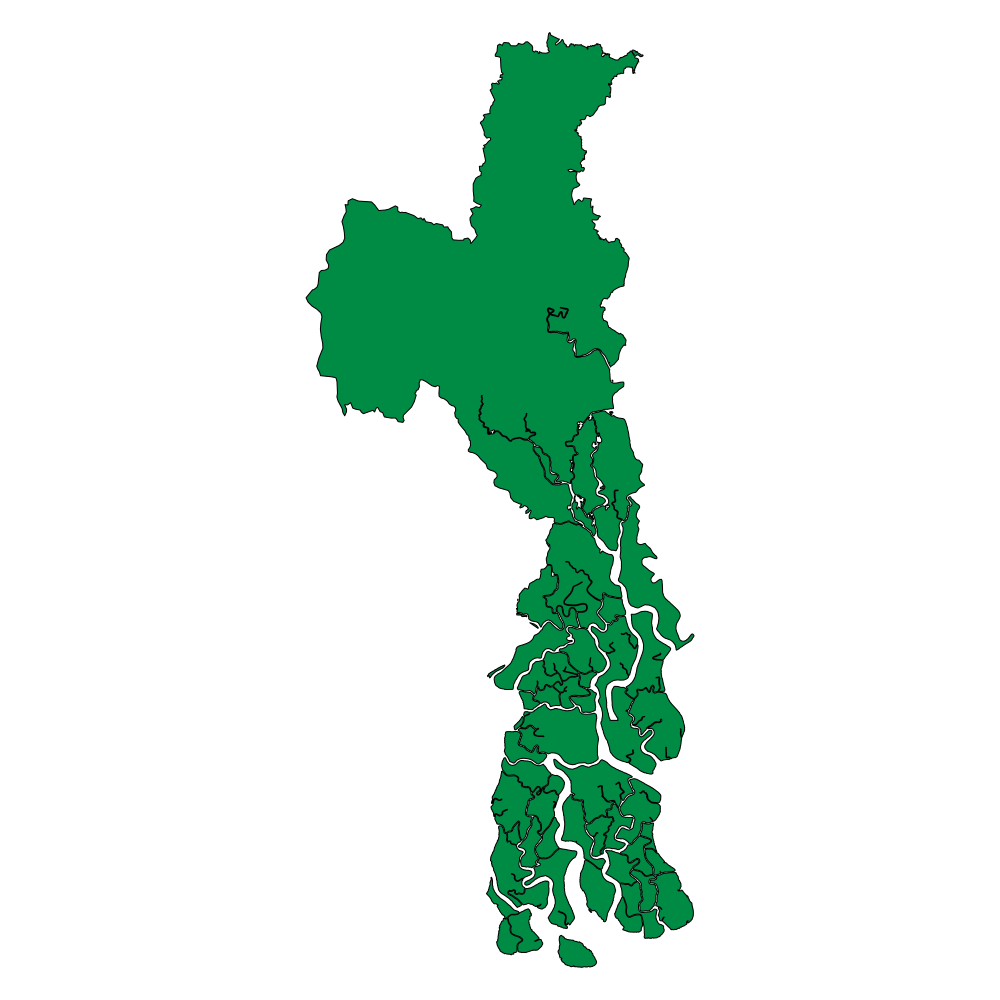

Write the R code that produced this figure.
##############################################
#
# Author Nick Lichtsinn
#Lab 7: maps
#
#################################################

my.dir <- "C:/Users/nickl/Documents/Syracuse/IST 719 - Information Visualization/Week 7/"
df <- read.csv(file = paste0(my.dir, "MapLectureData.csv"), header = TRUE, stringsAsFactors = FALSE)

plot(df$x, df$y)
polygon(df$x, df$y, col = "firebrick1", border = NA)

#install.packages("maps")
library(maps)
#install.packages("mapproj")
library(mapproj)

map(database = "world")
map(database = "world", regions = 'India')
map(database = "world", regions = 'China')
map(database = "world", regions = c('India', "Pakistan"), fill = TRUE, col = c("orange", "brown"))
map(database = "world", regions = 'Finland')

m <- map("state")

map("state", fill = TRUE, col = c("orange", "red", "yellow"))
map("county", region = "New York", fill = T, col = terrain.colors(20))

#install.packages("devtools") # I guess you also need this
#devtools::install_github("ropensci/rnaturalearthhires")
library("rnaturalearth")


india <- ne_states(country = "India")

map(india)
india

attributes(india)
names(india)

india$name
map(india, namefield = "name", regions = c("Gujarat", "Rajasthan", "Madhya", "Pradesh")
    , fill = TRUE
    , col = c("orangered", "white", "springgreen4"))

#install.packages("raster")
library(raster)
# two dots say look into this package and get this information using this function
# use ISO standard 3 letter country code
india <- raster::getData("GADM", country = "IND", level = 1)
map(india)

map(india, namefield = "NAME_1", region = "Gujarat")

# grabbing level 2 data
india <- raster::getData("GADM", country = "IND", level = 2)
map(india)

map(india, namefield = "NAME_2", region = "North 24 Parganas", fill = TRUE, col = "springgreen4")

#####################################################################
# Chloropleth map problem
#####################################################################

my.dir <- "C:/Users/nickl/Documents/Syracuse/IST 719 - Information Visualization/Week 7/"
fname <- paste0(my.dir, "shootings.Rda")
load(fname)

# which state has the most mass shooting victims in the us?
View(shootings)
shootings$Total.Number.of.Victims

# have to clean the data to aggregate
sort(shootings$State)
tmp.vec <- gsub("^\\s+|\\s+$", "", shootings$State) 
# carat says to make a match at start of string
# \\s says look for white space
# + says match one or more of these spaces
# | says and or
# \\s+$ says ignore space in the middle and look at the end
sort(tmp.vec)

shootings$State <- tmp.vec
agg.dat <- aggregate(shootings$Total.Number.of.Victims, list(shootings$State), sum) 

colnames(agg.dat) <- c("state", "victims")

# dont go over 255 bc there is only 255 shades
num.cols <- 10
my.color.vec <- rev(heat.colors(num.cols))

pie(rep(1, num.cols), col = my.color.vec)

library(plotrix)
agg.dat$index <- round(rescale(x = agg.dat$victims, c(1, num.cols)))

agg.dat$color <- my.color.vec[agg.dat$index]

m <- map("state")
m$names
state.order <- match.map(database = "state", regions = agg.dat$state
                         , exact = FALSE, warn = TRUE)
# look to see if washingtons matched up
cbind(m$names, agg.dat$state[state.order])

map("state", col = agg.dat$color[state.order], fill = TRUE
    , resolution = 0, lty = 1, projection = "polyconic", border = "tan")

#####################################################################
# points and geocoding
#####################################################################


my.dir <- "C:/Users/nickl/Documents/Syracuse/IST 719 - Information Visualization/Week 7/"
libs <- read.csv(file = paste0(my.dir, "NewYorkLibraries.csv"), header = TRUE, quote = "\"", stringsAsFactors = FALSE)

map("world")
points(0,0,col = "red", cex = 3, pch = 8)
abline(h = 43, col = "blue", lty = 3) # lat
abline(v = -76, col = "blue", lty = 3) # long

# what are top cities in us in terms of population?

us.cities
map("state")
my.cols <- rep(rgb(1,.6, .2, .7), length(us.cities$name))
my.cols[us.cities$capital > 0] <- rgb(.2, .6, 1, .9)
points(us.cities$long, us.cities$lat, col = my.cols, pch = 16, cex = rescale(us.cities$pop, c(.5, 7)))

#install.packages("ggmap")
library(ggmap)

#install.packages("tmaptools")
library(tmaptools)
geocode_OSM('Syracuse, NY'
            ,return.first.only=T
            ,server = "http://nominatim.openstreetmap.org"
)

table(libs$CITY)
index <- which(libs$CITY %in% c("SYRACUSE", "DEWITT", "FAYETTEVILLE"))

addy <- paste(libs$ADDRESS[index], libs$CITY[index], libs$STABR[index], sep = ", ")

map("county", "new york", fill = TRUE, col = "orange")
g.codes <- geocode_OSM('Syracuse, NY'
                       ,return.first.only=T
                       ,server = "http://nominatim.openstreetmap.org"
)
points(g.codes$coords, g.codes$coords, col = "blue", cex = 1.1, pch = 16)

#####################################################################
# rworld maps
#####################################################################
#install.packages("rworldmap")
library(rworldmap)
my.dir <- "C:/Users/nickl/Documents/Syracuse/IST 719 - Information Visualization/Week 7/"
countries <- read.delim(paste0(my.dir, "countries.csv"), header = TRUE, quote = "\"", sep = ";", stringsAsFactors = FALSE)

# getting rid of countries with 0.0 life expectancy
range(countries$Life.expectancy)
#zap <- which(countries$Life.expectancy == 0.0)
rm(zap)
countries <- countries[-zap, ]
# r color world matches on iso 3 letter country abbr
num.cat <- 10
iso3.codes <- tapply(countries$Country..en., 1:length(countries$Country..en.)
                     , rwmGetISO3)

df <- data.frame(country = iso3.codes, labels = countries$Country..en., life = countries$Life.expectancy)
df.map <- joinCountryData2Map(df, joinCode = "ISO3", nameJoinColumn = "country")

par(mar = c(0,0,1,0))
mapCountryData(df.map
               , nameColumnToPlot = "life"
               , numCats = num.cat
               , catMethod = c("pretty", "fixedWidth", "diverging", "quantiles")[4]
               , colourPalette = colorRampPalette(c("orangered", "palegoldenrod", "forestgreen")
                                                  )(num.cat)
                                                  , oceanCol = "royalblue4"
                                                  , borderCol = "peachpuff4"
                                                  , mapTitle = "Life Expectancy"
               )


#####################################################################
# ggmaps
#####################################################################

my.dir <- "C:/Users/nickl/Documents/Syracuse/IST 719 - Information Visualization/Week 7/"
reported <- read.csv(file = paste0(my.dir, "IndiaReportedRapes.csv")
                 , header = TRUE, quote = "\"", stringsAsFactors = FALSE)

india <- raster::getData("GADM", country = "IND", level = 1)
cbind(unique(reported$Area_Name), india$NAME_1)

india$NAME_1[india$NAME_1 == "NCT of DElhi"] <- "Delhi"
india$NAME_1 <- gsub(" and ", " & ", india$NAME_1)

map <- fortify(india, region = "NAME_1") # fortify will not work cannot get the plot to work
head(map)
crimes <- aggregate(reported$Cases, list(reported$Area_Name), sum)
colnames(crimes) <- c("id", "ReportedRapes")
crimes[order(crimes$ReportedRapes)]

my.map <- merge( x = map, y = crimes, by = "id")

ggplot() + geom_map(data = my.map, map = my.map) + aes(x = long, y = lat, map_id = id, group = group
                                                       , fill = ReportedRapes
                                                       , theme_minimal() + ggtitle("Reported Rapes in India"))


#####################################################################
# ggmaps
#####################################################################

shape.dat.dir <- "C:/Users/nickl/Documents/Syracuse/IST 719 - Information Visualization/Week 7/shapefiles/"

library(stringr)
#install.packages("rgdal")
library(rgdal)
library(raster)
#install.packages("TeachingDemos")
library(TeachingDemos)

bikes <- readRDS(paste0(shape.dat.dir, "bikes.rds"))
nypp <- readOGR(paste0(shape.dat.dir, "nyct2010_17a"), "nyct2010", stringsAsFactors = FALSE)

syr.neighborhood <- readOGR(paste0(shape.dat.dir, "syracuse-neighborhoods_ny.geojson"))

par(mar = c(.5,.5,.5,.5))
plot(nypp, border = "bisque4", lwd = .5)
zoomplot(c(978000, 999800), ylim = c(185000, 225000))

df <- data.frame(lat = bikes$start.station.latitude, lon = bikes$start.station.longitude)
head(df)

point.tab <- sort(table(paste(df$lat, df$lon)), decreasing = TRUE)
point.tab[1:3]

df2 <- data.frame(lat = as.numeric(word(names(point.tab),1))
                  , lon = as.numeric(word(names(point.tab),2)))
df2$size <- as.numeric(point.tab)

coordinates(df2) <- ~lon + lat
crs(df2) <- CRS("+proj=longlat + datum=WGS84")
df2 <- spTransform(df2, crs(nypp))

tmp.size <- .2 + (2*df2$size/max(df2$size))
points(df2$lon, df2$lat, col = "red", pch = 19, cex = tmp.size)























plot(sales$income)






plot(, namefield = "name", regions = c("Gujarat", "Rajasthan", "Madhya", "Pradesh")
    , fill = TRUE
    , col = c("orangered", "white", "springgreen4"))
